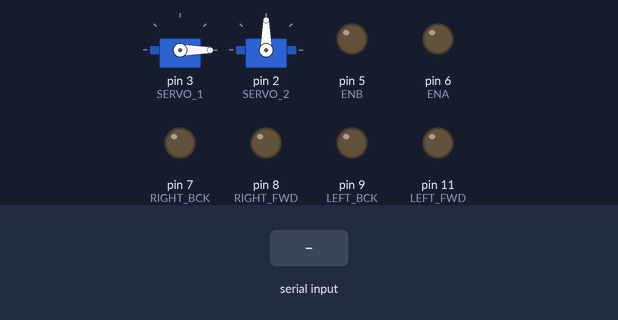
The sketch below on a simulated Arduino Uno, built with avr-gcc and run on an emulated ATmega328P. On the bench: 2 × servo, output pins drawn as LEDs (lit = HIGH). Inputs (shaded band) come from the test bench.

Above: at 1.2 s.
1.3 s: "90,45\n" received over Serial
At 1.7 s:
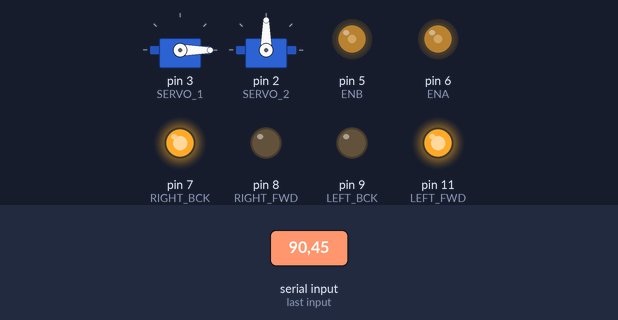
At 3.7 s:
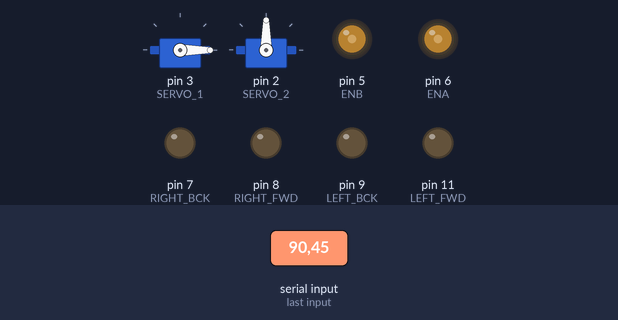
Timing chart, 0 to 16.1 s (numbered marks = the images above; inputs shaded):
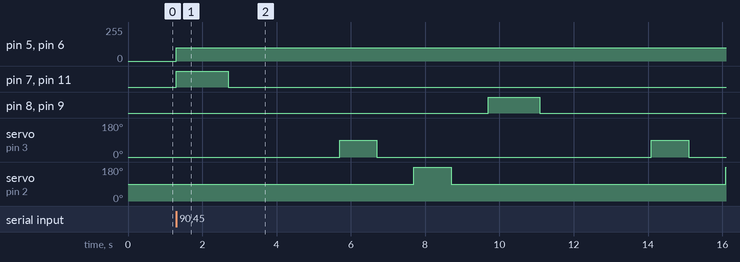

Measured:
- after the input at 1.3 s, pin 5 (ENB), pin 6 (ENA): 0/255 → 100/255 at once

The sketch:

move.ino
```cpp
#include <Servo.h>

#define ENA 6
#define LEFT_FWD 11
#define LEFT_BCK 9
#define RIGHT_FWD 8
#define RIGHT_BCK 7
#define ENB 5

#define SERVO_1 3
#define SERVO_2 2

Servo servo1;
Servo servo2;

// set current column
int cur_col = 0;

void setup() {
  // set pinmodes
  pinMode(ENA, OUTPUT);
  pinMode(LEFT_FWD, OUTPUT);
  pinMode(LEFT_BCK, OUTPUT);
  pinMode(RIGHT_FWD, OUTPUT);
  pinMode(RIGHT_BCK, OUTPUT);
  pinMode(ENB, OUTPUT);

  // setup servo
  servo1.attach(SERVO_1);
  servo2.attach(SERVO_2);
  servo1.write(0);
  servo2.write(90);

  // start serial
  Serial.begin(9600);
}

void loop() {
  if (Serial.available()) {
    char data = Serial.read();

    if (data == 'r') {
      cur_col = 0;
    } else {
      // get the col as a number
      int col = data - '0';

      // move to the column
      moveTo(col);
      delay(3000);

      // drop piece
      servo1.write(90);
      delay(1000);
      servo1.write(0);
      delay(1000);

      // queue next piece
      servo2.write(180);
      delay(1000);
      servo2.write(90);
      delay(1000);
    }
  }
}

void moveTo(int col) {
  bool fwd = col > cur_col;

  analogWrite(ENA, 100);
  analogWrite(ENB, 100);
  digitalWrite(LEFT_FWD, fwd);
  digitalWrite(LEFT_BCK, !fwd);
  digitalWrite(RIGHT_FWD, !fwd);
  digitalWrite(RIGHT_BCK, fwd);

  delay(155 * abs(col - cur_col));

  digitalWrite(LEFT_FWD, 0);
  digitalWrite(LEFT_BCK, 0);
  digitalWrite(RIGHT_FWD, 0);
  digitalWrite(RIGHT_BCK, 0);

  cur_col = col;
}
```
